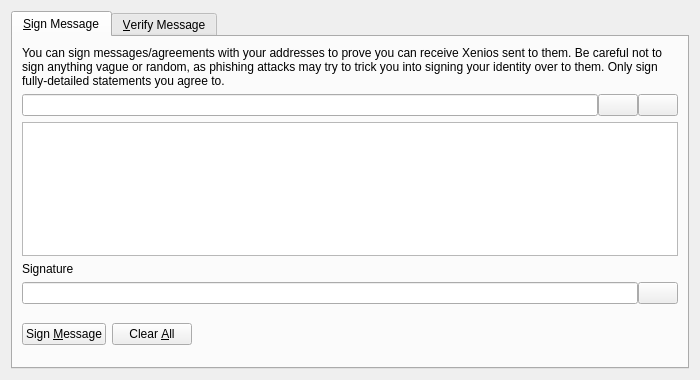
<?xml version="1.0" encoding="UTF-8"?>
<ui version="4.0">
 <class>SignVerifyMessageDialog</class>
 <widget class="QDialog" name="SignVerifyMessageDialog">
  <property name="geometry">
   <rect>
    <x>0</x>
    <y>0</y>
    <width>700</width>
    <height>380</height>
   </rect>
  </property>
  <property name="windowTitle">
   <string>Signatures - Sign / Verify a Message</string>
  </property>
  <property name="modal">
   <bool>true</bool>
  </property>
  <layout class="QVBoxLayout" name="verticalLayout">
   <item>
    <widget class="QTabWidget" name="tabWidget">
     <property name="currentIndex">
      <number>0</number>
     </property>
     <widget class="QWidget" name="tabSignMessage">
      <attribute name="title">
       <string>&amp;Sign Message</string>
      </attribute>
      <layout class="QVBoxLayout" name="verticalLayout_SM">
       <item>
        <widget class="QLabel" name="infoLabel_SM">
         <property name="text">
          <string>You can sign messages/agreements with your addresses to prove you can receive Xenios sent to them. Be careful not to sign anything vague or random, as phishing attacks may try to trick you into signing your identity over to them. Only sign fully-detailed statements you agree to.</string>
         </property>
         <property name="textFormat">
          <enum>Qt::PlainText</enum>
         </property>
         <property name="wordWrap">
          <bool>true</bool>
         </property>
        </widget>
       </item>
       <item>
        <layout class="QHBoxLayout" name="horizontalLayout_1_SM">
         <property name="spacing">
          <number>0</number>
         </property>
         <item>
          <widget class="QValidatedLineEdit" name="addressIn_SM">
           <property name="toolTip">
            <string>The Xenios address to sign the message with</string>
           </property>
          </widget>
         </item>
         <item>
          <widget class="QPushButton" name="addressBookButton_SM">
           <property name="toolTip">
            <string>Choose previously used address</string>
           </property>
           <property name="text">
            <string/>
           </property>
           <property name="shortcut">
            <string>Alt+A</string>
           </property>
           <property name="autoDefault">
            <bool>false</bool>
           </property>
          </widget>
         </item>
         <item>
          <widget class="QPushButton" name="pasteButton_SM">
           <property name="toolTip">
            <string>Paste address from clipboard</string>
           </property>
           <property name="text">
            <string/>
           </property>
           <property name="shortcut">
            <string>Alt+P</string>
           </property>
           <property name="autoDefault">
            <bool>false</bool>
           </property>
          </widget>
         </item>
        </layout>
       </item>
       <item>
        <widget class="QPlainTextEdit" name="messageIn_SM">
         <property name="toolTip">
          <string>Enter the message you want to sign here</string>
         </property>
        </widget>
       </item>
       <item>
        <widget class="QLabel" name="signatureLabel_SM">
         <property name="text">
          <string>Signature</string>
         </property>
         <property name="textFormat">
          <enum>Qt::PlainText</enum>
         </property>
        </widget>
       </item>
       <item>
        <layout class="QHBoxLayout" name="horizontalLayout_2_SM">
         <property name="spacing">
          <number>0</number>
         </property>
         <item>
          <widget class="QLineEdit" name="signatureOut_SM">
           <property name="font">
            <font>
             <italic>true</italic>
            </font>
           </property>
           <property name="readOnly">
            <bool>true</bool>
           </property>
          </widget>
         </item>
         <item>
          <widget class="QPushButton" name="copySignatureButton_SM">
           <property name="toolTip">
            <string>Copy the current signature to the system clipboard</string>
           </property>
           <property name="text">
            <string/>
           </property>
           <property name="autoDefault">
            <bool>false</bool>
           </property>
          </widget>
         </item>
        </layout>
       </item>
       <item>
        <layout class="QHBoxLayout" name="horizontalLayout_3_SM">
         <item>
          <widget class="QPushButton" name="signMessageButton_SM">
           <property name="toolTip">
            <string>Sign the message to prove you own this Xenios address</string>
           </property>
           <property name="text">
            <string>Sign &amp;Message</string>
           </property>
           <property name="autoDefault">
            <bool>false</bool>
           </property>
          </widget>
         </item>
         <item>
          <widget class="QPushButton" name="clearButton_SM">
           <property name="toolTip">
            <string>Reset all sign message fields</string>
           </property>
           <property name="text">
            <string>Clear &amp;All</string>
           </property>
           <property name="autoDefault">
            <bool>false</bool>
           </property>
          </widget>
         </item>
         <item>
          <spacer name="horizontalSpacer_1_SM">
           <property name="orientation">
            <enum>Qt::Horizontal</enum>
           </property>
           <property name="sizeHint" stdset="0">
            <size>
             <width>40</width>
             <height>48</height>
            </size>
           </property>
          </spacer>
         </item>
         <item>
          <widget class="QLabel" name="statusLabel_SM">
           <property name="font">
            <font>
             <weight>75</weight>
             <bold>true</bold>
            </font>
           </property>
           <property name="text">
            <string/>
           </property>
           <property name="wordWrap">
            <bool>true</bool>
           </property>
          </widget>
         </item>
         <item>
          <spacer name="horizontalSpacer_2_SM">
           <property name="orientation">
            <enum>Qt::Horizontal</enum>
           </property>
           <property name="sizeHint" stdset="0">
            <size>
             <width>40</width>
             <height>48</height>
            </size>
           </property>
          </spacer>
         </item>
        </layout>
       </item>
      </layout>
     </widget>
     <widget class="QWidget" name="tabVerifyMessage">
      <attribute name="title">
       <string>&amp;Verify Message</string>
      </attribute>
      <layout class="QVBoxLayout" name="verticalLayout_VM">
       <item>
        <widget class="QLabel" name="infoLabel_VM">
         <property name="text">
          <string>Enter the receiver's address, message (ensure you copy line breaks, spaces, tabs, etc. exactly) and signature below to verify the message. Be careful not to read more into the signature than what is in the signed message itself, to avoid being tricked by a man-in-the-middle attack. Note that this only proves the signing party receives with the address, it cannot prove sendership of any transaction!</string>
         </property>
         <property name="textFormat">
          <enum>Qt::PlainText</enum>
         </property>
         <property name="alignment">
          <set>Qt::AlignLeading|Qt::AlignLeft|Qt::AlignTop</set>
         </property>
         <property name="wordWrap">
          <bool>true</bool>
         </property>
        </widget>
       </item>
       <item>
        <layout class="QHBoxLayout" name="horizontalLayout_1_VM">
         <property name="spacing">
          <number>0</number>
         </property>
         <item>
          <widget class="QValidatedLineEdit" name="addressIn_VM">
           <property name="toolTip">
            <string>The Xenios address the message was signed with</string>
           </property>
          </widget>
         </item>
         <item>
          <widget class="QPushButton" name="addressBookButton_VM">
           <property name="toolTip">
            <string>Choose previously used address</string>
           </property>
           <property name="text">
            <string/>
           </property>
           <property name="shortcut">
            <string>Alt+A</string>
           </property>
           <property name="autoDefault">
            <bool>false</bool>
           </property>
          </widget>
         </item>
        </layout>
       </item>
       <item>
        <widget class="QPlainTextEdit" name="messageIn_VM"/>
       </item>
       <item>
        <widget class="QValidatedLineEdit" name="signatureIn_VM"/>
       </item>
       <item>
        <layout class="QHBoxLayout" name="horizontalLayout_2_VM">
         <item>
          <widget class="QPushButton" name="verifyMessageButton_VM">
           <property name="toolTip">
            <string>Verify the message to ensure it was signed with the specified Xenios address</string>
           </property>
           <property name="text">
            <string>Verify &amp;Message</string>
           </property>
           <property name="autoDefault">
            <bool>false</bool>
           </property>
          </widget>
         </item>
         <item>
          <widget class="QPushButton" name="clearButton_VM">
           <property name="toolTip">
            <string>Reset all verify message fields</string>
           </property>
           <property name="text">
            <string>Clear &amp;All</string>
           </property>
           <property name="autoDefault">
            <bool>false</bool>
           </property>
          </widget>
         </item>
         <item>
          <spacer name="horizontalSpacer_1_VM">
           <property name="orientation">
            <enum>Qt::Horizontal</enum>
           </property>
           <property name="sizeHint" stdset="0">
            <size>
             <width>40</width>
             <height>48</height>
            </size>
           </property>
          </spacer>
         </item>
         <item>
          <widget class="QLabel" name="statusLabel_VM">
           <property name="font">
            <font>
             <weight>75</weight>
             <bold>true</bold>
            </font>
           </property>
           <property name="text">
            <string/>
           </property>
           <property name="wordWrap">
            <bool>true</bool>
           </property>
          </widget>
         </item>
         <item>
          <spacer name="horizontalSpacer_2_VM">
           <property name="orientation">
            <enum>Qt::Horizontal</enum>
           </property>
           <property name="sizeHint" stdset="0">
            <size>
             <width>40</width>
             <height>48</height>
            </size>
           </property>
          </spacer>
         </item>
        </layout>
       </item>
      </layout>
     </widget>
    </widget>
   </item>
  </layout>
 </widget>
 <customwidgets>
  <customwidget>
   <class>QValidatedLineEdit</class>
   <extends>QLineEdit</extends>
   <header>qvalidatedlineedit.h</header>
  </customwidget>
 </customwidgets>
 <resources>
  <include location="../xenios.qrc"/>
 </resources>
 <connections/>
</ui>
